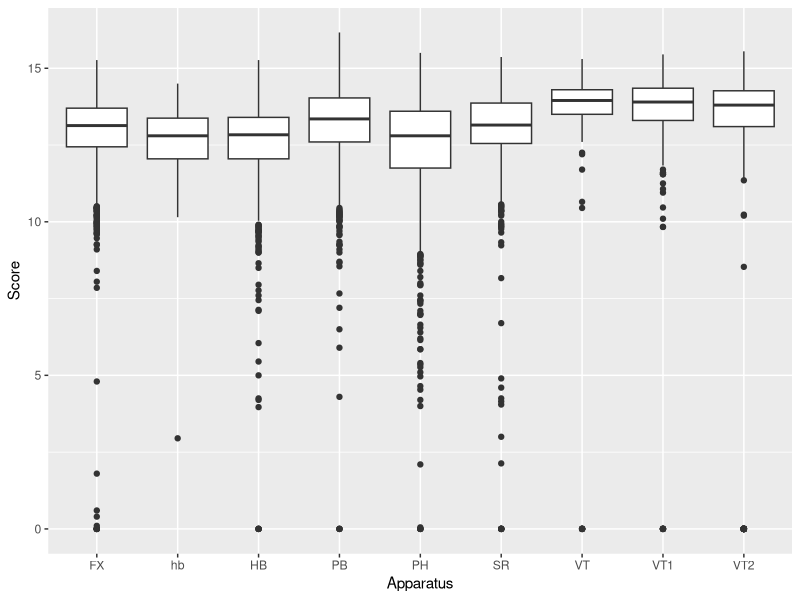
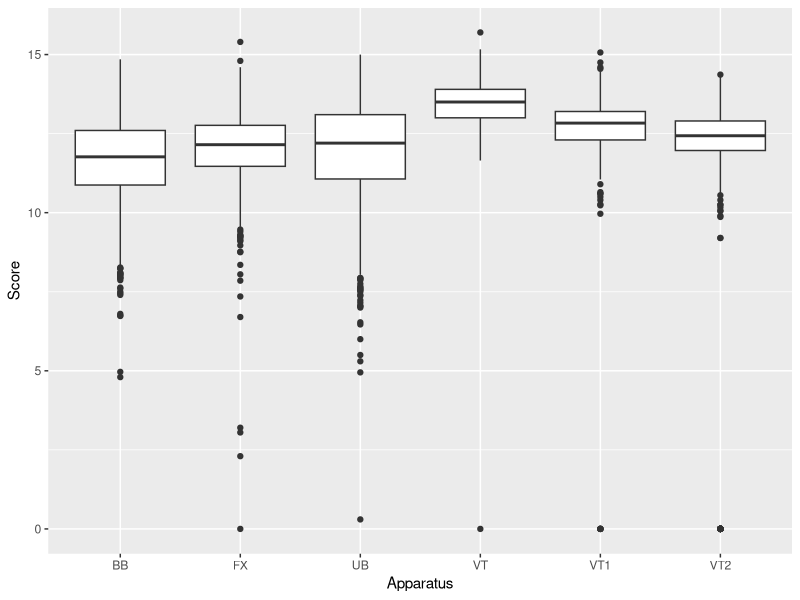

The R source for these figures, in order:
# Connor Bryson Initial Analysis

# Desktop WD
setwd("C:/Users/cdbry/Desktop/Sports Analytics/Competitions/2024 Uconn Data Challenge/2024-UCSAS-Data-Challenge/submission/Connor Bryson and Chin-Yu Wu IUPUI Submission")

# Laptop WD


# OBJECTIVE: Create a Model that compares expected medal counts with different combinations of 5 team members





# Loading Packages
library(tidyverse)

dat <- read_csv("./cleandata/data_2022_2023.csv")

glimpse(dat)






# Removing Rows Where Player did not Compete
dat <- dat |> 
  filter(!is.na(Score))






# Women and Men datasets

women <- dat |> 
  filter(Gender == "w")

men <- dat |> 
  filter(Gender == "m")   



dat |> 
  group_by(Rank, FirstName, LastName,Country, Competition, Apparatus) |>
  arrange(by = desc(Rank)) |> 
  summarise(count = n(),
            best_score = max(Score)) |> 
  print(n = 50)


dat |> 
  group_by(Competition, Apparatus, Score) |> 
  arrange(Rank, desc(Score)) |> 
  select(FirstName, LastName, Country, Competition, Rank, Score) |> 
  print(n = 50)





# Men ---------------------------------------------------------------------

# Men's Apparatus'
# "HB"  "PH"  "FX"  "PB"  "SR"  "VT1" "VT"  "VT2" "hb" 

men |> 
ggplot(mapping = aes(x = Apparatus, y = Score))+
  geom_boxplot()

# Men's Rounds 
# "qual"      "AAfinal"   "TeamFinal" "final"     "AAqual" 

men_qual <- men |> 
  filter(Round == "qual")


unique(men$Round)

men_by_player <- men |> 
  arrange(Competition, Country, Apparatus, LastName, FirstName, )




# Women -------------------------------------------------------------------

# Women's Apparatus'
# "BB"  "FX"  "UB"  "VT1" "VT"  "VT2"



women |> 
  ggplot(mapping = aes(x = Apparatus, y = Score))+
  geom_boxplot()

unique(women$Apparatus)

write.csv(women, "women_2022_2023.csv")


?write.csv

